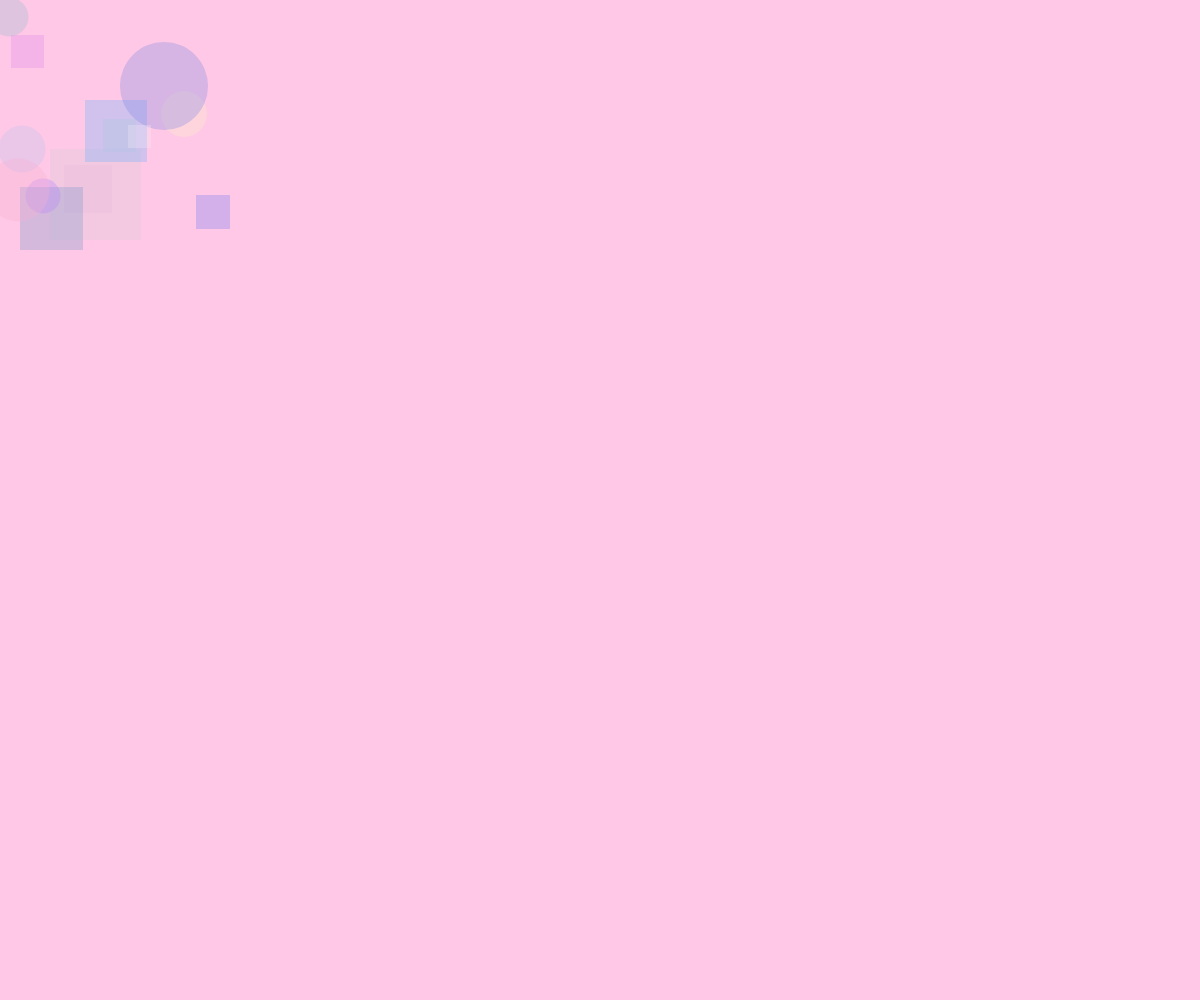
Frame 1 (no input)
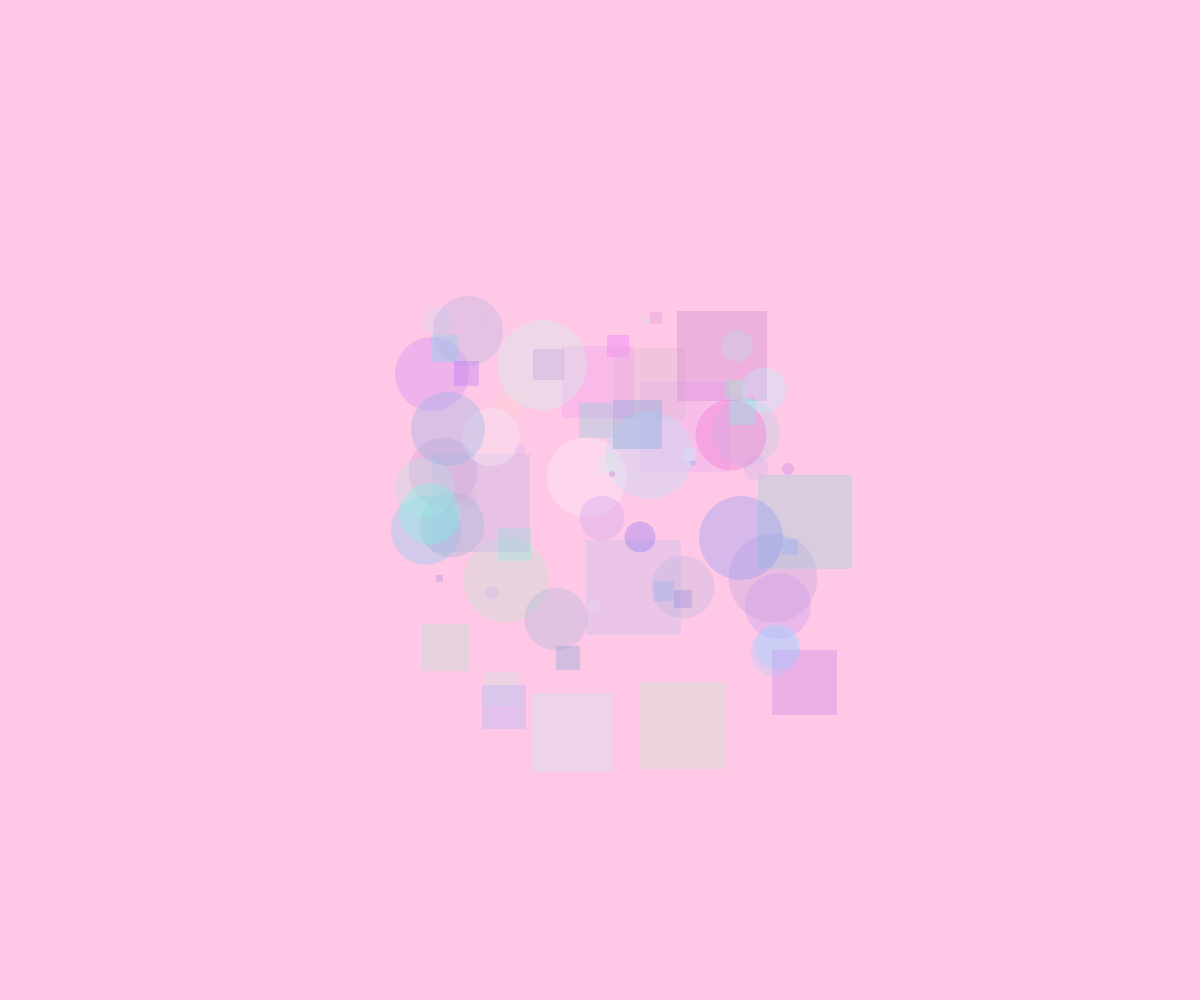
Frame 2 (the mouse pressed at the canvas centre, redrawn once)

The p5.js sketch that drew these frames (run headless with seeded random() and noise() and a simulated clock; the mouse was pressed at the canvas centre and the sketch redrawn once):

// p5.js sketch
// ── sketch.js
function setup() {
  createCanvas(windowWidth, windowHeight);
  noLoop();
}

  

function draw() {


  var n = 500; 

  noStroke();
  background(256, 200, 230);
  
  for (var i = 0; i <= n; i++){
    //set random variables
    var r = int(random(100,256));
    var g = int(random(100, 250));
    var b = int(random(200, 256));
    
    var size = int(random(0,100));
    
    var locX = int(random(0,windowWidth));
    var locY = int(random(0,windowHeight));
    
    var rand = int(random(0,2)); //random value to determine if circle or square
    
    var distX = abs(locX - mouseX); //finds distance from mouse
    var distY = abs(locY - mouseY);
    
    
    //creates cluster where mouse is clicked
    if((distX <= 200) && (distY <= 200) ){
                fill(r,g,b,80);
      if (rand == 0){
          ellipse(locX, locY, size);
      }else{
          rect(locX, locY, size, size);
      }      
    } 
    
  }  
  print("cool!");
}
function mouseClicked(){
  redraw();
}
